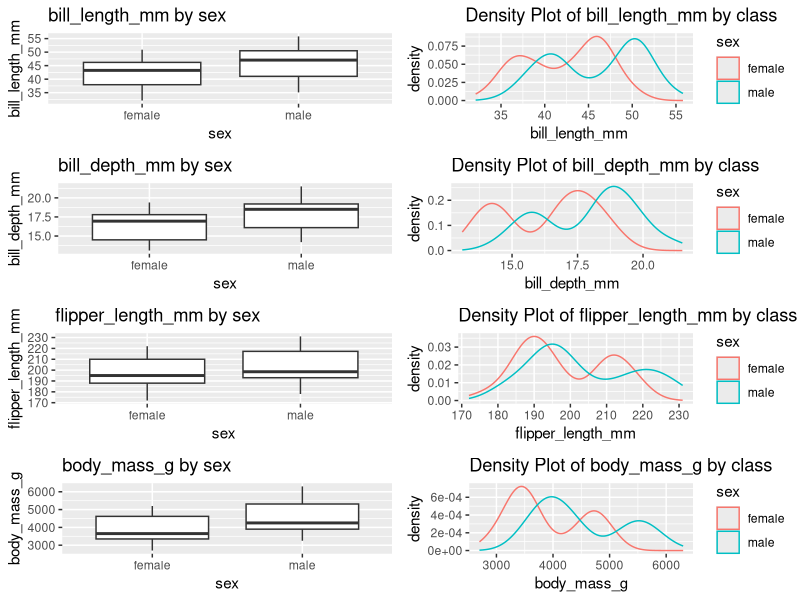

The R source for this figure:
## ---- chunk 1
knitr::opts_chunk$set(echo = TRUE)
## ---- chunk 2
library(tidyverse)
library(palmerpenguins)
library(gridExtra)
Data<-penguins
##remove penguins with gender missing
Data<-Data[complete.cases(Data[ , 7]),-c(2,8)]
##80-20 split
set.seed(1)
sample<-sample.int(nrow(Data), floor(.80*nrow(Data)), replace = F)
train<-Data[sample, ]
test<-Data[-sample, ]
head(train)
## ---- chunk 3
boxplot_pen <- function(data, x, y) {
  return(ggplot(data, aes_string(x=x, y=y)) +
    geom_boxplot() + 
    labs(x=x, y=y, title=paste(y, "by", x)))
}
density_pen <- function(data, class, field) {
  return(ggplot(data, aes_string(x=field, color=class)) + 
    geom_density() + 
    labs(title=paste("Density Plot of", field, "by", "class")))
}
bp1 <- boxplot_pen(train, "sex", "bill_length_mm")
dp1 <- density_pen(train, "sex", "bill_length_mm")
bp2 <- boxplot_pen(train, "sex", "bill_depth_mm")
dp2 <- density_pen(train, "sex", "bill_depth_mm")
bp3 <- boxplot_pen(train, "sex", "flipper_length_mm")
dp3 <- density_pen(train, "sex", "flipper_length_mm")
bp4 <- boxplot_pen(train, "sex", "body_mass_g")
dp4 <- density_pen(train, "sex", "body_mass_g")
grid.arrange(bp1,dp1,bp2,dp2,bp3,dp3,bp4,dp4, ncol = 2, nrow = 4)
## ---- chunk 4
result<-glm(sex ~ ., family="binomial", data=train)
summary(result)
## ---- chunk 5
result<-glm(sex ~ . - flipper_length_mm, family="binomial", data=train)
summary(result)
## ---- chunk 6
## make prediction for log odds
newdata <- data.frame(bill_length_mm=49, bill_depth_mm=15, flipper_length_mm=220, body_mass_g=5700, species="Gentoo")
print(predict(result, newdata))
## Convert to ods
odds<-exp(predict(result,newdata))
print(odds)

##convert odds to probability
prob<-odds/(1+odds)
print(prob)
## ---- chunk 7
deltag2 <- result$null.deviance - result$deviance
deltag2
## ---- chunk 8
1 - pchisq(deltag2, 5)
## ---- chunk 9
2*(1-pnorm(0.8316947))
## ---- chunk 10
qnorm(0.05/2) * -1
